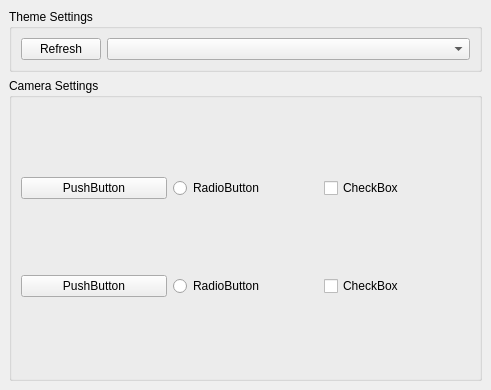
<?xml version="1.0" encoding="UTF-8"?>
<ui version="4.0">
 <class>MainWindow</class>
 <widget class="QMainWindow" name="MainWindow">
  <property name="geometry">
   <rect>
    <x>0</x>
    <y>0</y>
    <width>491</width>
    <height>390</height>
   </rect>
  </property>
  <property name="windowTitle">
   <string>MainWindow</string>
  </property>
  <widget class="QWidget" name="centralwidget">
   <layout class="QGridLayout" name="gridLayout">
    <item row="0" column="0">
     <widget class="QGroupBox" name="groupBox_theme">
      <property name="sizePolicy">
       <sizepolicy hsizetype="Preferred" vsizetype="Maximum">
        <horstretch>250</horstretch>
        <verstretch>0</verstretch>
       </sizepolicy>
      </property>
      <property name="title">
       <string>Theme Settings</string>
      </property>
      <layout class="QFormLayout" name="formLayout_2">
       <item row="0" column="0">
        <widget class="QPushButton" name="pushButton_theme_chooser_refresher">
         <property name="text">
          <string>Refresh</string>
         </property>
        </widget>
       </item>
       <item row="0" column="1">
        <widget class="QComboBox" name="comboBox_theme_chooser">
         <property name="sizePolicy">
          <sizepolicy hsizetype="Preferred" vsizetype="Fixed">
           <horstretch>30</horstretch>
           <verstretch>0</verstretch>
          </sizepolicy>
         </property>
        </widget>
       </item>
      </layout>
     </widget>
    </item>
    <item row="1" column="0">
     <widget class="QGroupBox" name="groupBox_Camera_Settings">
      <property name="title">
       <string>Camera Settings</string>
      </property>
      <layout class="QGridLayout" name="gridLayout_2">
       <item row="0" column="0">
        <widget class="QPushButton" name="pushButton">
         <property name="text">
          <string>PushButton</string>
         </property>
        </widget>
       </item>
       <item row="0" column="1">
        <widget class="QRadioButton" name="radioButton">
         <property name="text">
          <string>RadioButton</string>
         </property>
        </widget>
       </item>
       <item row="0" column="2">
        <widget class="QCheckBox" name="checkBox">
         <property name="text">
          <string>CheckBox</string>
         </property>
        </widget>
       </item>
       <item row="1" column="0">
        <widget class="QPushButton" name="pushButton_2">
         <property name="text">
          <string>PushButton</string>
         </property>
        </widget>
       </item>
       <item row="1" column="1">
        <widget class="QRadioButton" name="radioButton_2">
         <property name="text">
          <string>RadioButton</string>
         </property>
        </widget>
       </item>
       <item row="1" column="2">
        <widget class="QCheckBox" name="checkBox_2">
         <property name="text">
          <string>CheckBox</string>
         </property>
        </widget>
       </item>
      </layout>
     </widget>
    </item>
   </layout>
  </widget>
 </widget>
 <resources/>
 <connections/>
</ui>
